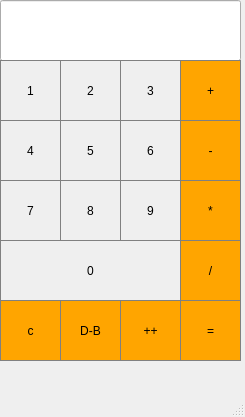
<?xml version="1.0" encoding="UTF-8"?>
<ui version="4.0">
 <class>Caclculator</class>
 <widget class="QMainWindow" name="Caclculator">
  <property name="geometry">
   <rect>
    <x>0</x>
    <y>0</y>
    <width>245</width>
    <height>417</height>
   </rect>
  </property>
  <property name="sizeIncrement">
   <size>
    <width>200</width>
    <height>202</height>
   </size>
  </property>
  <property name="windowTitle">
   <string>Caclculator</string>
  </property>
  <widget class="QWidget" name="centralwidget">
   <widget class="QLineEdit" name="lineEdit">
    <property name="geometry">
     <rect>
      <x>0</x>
      <y>0</y>
      <width>241</width>
      <height>61</height>
     </rect>
    </property>
   </widget>
   <widget class="QPushButton" name="plus">
    <property name="geometry">
     <rect>
      <x>180</x>
      <y>60</y>
      <width>61</width>
      <height>61</height>
     </rect>
    </property>
    <property name="sizeIncrement">
     <size>
      <width>50</width>
      <height>50</height>
     </size>
    </property>
    <property name="styleSheet">
     <string notr="true">QPushButton {
  background-color: rgb(255, 165, 0);
  border: 1px solid gray;
}
QPushButton:pressed {
    background-color: qlineargradient(x1: 0, y1: 0, x2: 0, y2: 1,
                                      stop: 0 #BEBEBE, stop: 1 #D7D7D7);
}</string>
    </property>
    <property name="text">
     <string>+</string>
    </property>
   </widget>
   <widget class="QPushButton" name="minus">
    <property name="geometry">
     <rect>
      <x>180</x>
      <y>120</y>
      <width>61</width>
      <height>61</height>
     </rect>
    </property>
    <property name="styleSheet">
     <string notr="true">QPushButton {
  background-color: rgb(255, 165, 0);
  border: 1px solid gray;
}
QPushButton:pressed {
    background-color: qlineargradient(x1: 0, y1: 0, x2: 0, y2: 1,
                                      stop: 0 #BEBEBE, stop: 1 #D7D7D7);
}</string>
    </property>
    <property name="text">
     <string>-</string>
    </property>
   </widget>
   <widget class="QPushButton" name="multi">
    <property name="geometry">
     <rect>
      <x>180</x>
      <y>180</y>
      <width>61</width>
      <height>61</height>
     </rect>
    </property>
    <property name="styleSheet">
     <string notr="true">QPushButton {
  background-color: rgb(255, 165, 0);
  border: 1px solid gray;
}
QPushButton:pressed {
    background-color: qlineargradient(x1: 0, y1: 0, x2: 0, y2: 1,
                                      stop: 0 #BEBEBE, stop: 1 #D7D7D7);
}</string>
    </property>
    <property name="text">
     <string>*</string>
    </property>
   </widget>
   <widget class="QPushButton" name="div">
    <property name="geometry">
     <rect>
      <x>180</x>
      <y>240</y>
      <width>61</width>
      <height>61</height>
     </rect>
    </property>
    <property name="styleSheet">
     <string notr="true">QPushButton {
  background-color: rgb(255, 165, 0);
  border: 1px solid gray;
}
QPushButton:pressed {
    background-color: qlineargradient(x1: 0, y1: 0, x2: 0, y2: 1,
                                      stop: 0 #BEBEBE, stop: 1 #D7D7D7);
}</string>
    </property>
    <property name="text">
     <string>/</string>
    </property>
   </widget>
   <widget class="QPushButton" name="three">
    <property name="geometry">
     <rect>
      <x>120</x>
      <y>60</y>
      <width>61</width>
      <height>61</height>
     </rect>
    </property>
    <property name="styleSheet">
     <string notr="true">QPushButton {
   border: 1px solid gray;
}
QPushButton:pressed {
    background-color: qlineargradient(x1: 0, y1: 0, x2: 0, y2: 1,
                                      stop: 0 #dadbde, stop: 1 #f6f7fa);
}</string>
    </property>
    <property name="text">
     <string>3</string>
    </property>
   </widget>
   <widget class="QPushButton" name="six">
    <property name="geometry">
     <rect>
      <x>120</x>
      <y>120</y>
      <width>61</width>
      <height>61</height>
     </rect>
    </property>
    <property name="styleSheet">
     <string notr="true">QPushButton {
   border: 1px solid gray;
}
QPushButton:pressed {
    background-color: qlineargradient(x1: 0, y1: 0, x2: 0, y2: 1,
                                      stop: 0 #dadbde, stop: 1 #f6f7fa);
}</string>
    </property>
    <property name="text">
     <string>6</string>
    </property>
   </widget>
   <widget class="QPushButton" name="nine">
    <property name="geometry">
     <rect>
      <x>120</x>
      <y>180</y>
      <width>61</width>
      <height>61</height>
     </rect>
    </property>
    <property name="styleSheet">
     <string notr="true">QPushButton {
   border: 1px solid gray;
}
QPushButton:pressed {
    background-color: qlineargradient(x1: 0, y1: 0, x2: 0, y2: 1,
                                      stop: 0 #dadbde, stop: 1 #f6f7fa);
}</string>
    </property>
    <property name="text">
     <string>9</string>
    </property>
   </widget>
   <widget class="QPushButton" name="equal">
    <property name="geometry">
     <rect>
      <x>180</x>
      <y>300</y>
      <width>61</width>
      <height>61</height>
     </rect>
    </property>
    <property name="styleSheet">
     <string notr="true">QPushButton {
  background-color: rgb(255, 165, 0);
  border: 1px solid gray;
}
QPushButton:pressed {
    background-color: qlineargradient(x1: 0, y1: 0, x2: 0, y2: 1,
                                      stop: 0 #BEBEBE, stop: 1 #D7D7D7);
}</string>
    </property>
    <property name="text">
     <string>=</string>
    </property>
   </widget>
   <widget class="QPushButton" name="two">
    <property name="geometry">
     <rect>
      <x>60</x>
      <y>60</y>
      <width>61</width>
      <height>61</height>
     </rect>
    </property>
    <property name="styleSheet">
     <string notr="true">QPushButton {
   border: 1px solid gray;
}
QPushButton:pressed {
    background-color: qlineargradient(x1: 0, y1: 0, x2: 0, y2: 1,
                                      stop: 0 #dadbde, stop: 1 #f6f7fa);
}</string>
    </property>
    <property name="text">
     <string>2</string>
    </property>
   </widget>
   <widget class="QPushButton" name="five">
    <property name="geometry">
     <rect>
      <x>60</x>
      <y>120</y>
      <width>61</width>
      <height>61</height>
     </rect>
    </property>
    <property name="styleSheet">
     <string notr="true">QPushButton {
   border: 1px solid gray;
}
QPushButton:pressed {
    background-color: qlineargradient(x1: 0, y1: 0, x2: 0, y2: 1,
                                      stop: 0 #dadbde, stop: 1 #f6f7fa);
}</string>
    </property>
    <property name="text">
     <string>5</string>
    </property>
   </widget>
   <widget class="QPushButton" name="eight">
    <property name="geometry">
     <rect>
      <x>60</x>
      <y>180</y>
      <width>61</width>
      <height>61</height>
     </rect>
    </property>
    <property name="styleSheet">
     <string notr="true">QPushButton {
   border: 1px solid gray;
}
QPushButton:pressed {
    background-color: qlineargradient(x1: 0, y1: 0, x2: 0, y2: 1,
                                      stop: 0 #dadbde, stop: 1 #f6f7fa);
}</string>
    </property>
    <property name="text">
     <string>8</string>
    </property>
   </widget>
   <widget class="QPushButton" name="zero">
    <property name="geometry">
     <rect>
      <x>0</x>
      <y>240</y>
      <width>181</width>
      <height>61</height>
     </rect>
    </property>
    <property name="styleSheet">
     <string notr="true">QPushButton {
   border: 1px solid gray;
}
QPushButton:pressed {
    background-color: qlineargradient(x1: 0, y1: 0, x2: 0, y2: 1,
                                      stop: 0 #dadbde, stop: 1 #f6f7fa);
}</string>
    </property>
    <property name="text">
     <string>0</string>
    </property>
   </widget>
   <widget class="QPushButton" name="one">
    <property name="geometry">
     <rect>
      <x>0</x>
      <y>60</y>
      <width>61</width>
      <height>61</height>
     </rect>
    </property>
    <property name="styleSheet">
     <string notr="true">QPushButton {
   border: 1px solid gray;
}
QPushButton:pressed {
    background-color: qlineargradient(x1: 0, y1: 0, x2: 0, y2: 1,
                                      stop: 0 #dadbde, stop: 1 #f6f7fa);
}</string>
    </property>
    <property name="text">
     <string>1</string>
    </property>
   </widget>
   <widget class="QPushButton" name="four">
    <property name="geometry">
     <rect>
      <x>0</x>
      <y>120</y>
      <width>61</width>
      <height>61</height>
     </rect>
    </property>
    <property name="styleSheet">
     <string notr="true">QPushButton {
   border: 1px solid gray;
}
QPushButton:pressed {
    background-color: qlineargradient(x1: 0, y1: 0, x2: 0, y2: 1,
                                      stop: 0 #dadbde, stop: 1 #f6f7fa);
}</string>
    </property>
    <property name="text">
     <string>4</string>
    </property>
   </widget>
   <widget class="QPushButton" name="seven">
    <property name="geometry">
     <rect>
      <x>0</x>
      <y>180</y>
      <width>61</width>
      <height>61</height>
     </rect>
    </property>
    <property name="styleSheet">
     <string notr="true">QPushButton {
   border: 1px solid gray;
}
QPushButton:pressed {
    background-color: qlineargradient(x1: 0, y1: 0, x2: 0, y2: 1,
                                      stop: 0 #dadbde, stop: 1 #f6f7fa);
}</string>
    </property>
    <property name="text">
     <string>7</string>
    </property>
   </widget>
   <widget class="QPushButton" name="conversion">
    <property name="geometry">
     <rect>
      <x>60</x>
      <y>300</y>
      <width>61</width>
      <height>61</height>
     </rect>
    </property>
    <property name="styleSheet">
     <string notr="true">QPushButton {
  background-color: rgb(255, 165, 0);
  border: 1px solid gray;
}
QPushButton:pressed {
    background-color: qlineargradient(x1: 0, y1: 0, x2: 0, y2: 1,
                                      stop: 0 #BEBEBE, stop: 1 #D7D7D7);
}</string>
    </property>
    <property name="text">
     <string>D-B</string>
    </property>
   </widget>
   <widget class="QPushButton" name="addbinary">
    <property name="geometry">
     <rect>
      <x>120</x>
      <y>300</y>
      <width>61</width>
      <height>61</height>
     </rect>
    </property>
    <property name="styleSheet">
     <string notr="true">QPushButton {
  background-color: rgb(255, 165, 0);
  border: 1px solid gray;
}
QPushButton:pressed {
    background-color: qlineargradient(x1: 0, y1: 0, x2: 0, y2: 1,
                                      stop: 0 #BEBEBE, stop: 1 #D7D7D7);
}</string>
    </property>
    <property name="text">
     <string>++</string>
    </property>
   </widget>
   <widget class="QPushButton" name="cleascreen">
    <property name="geometry">
     <rect>
      <x>0</x>
      <y>300</y>
      <width>61</width>
      <height>61</height>
     </rect>
    </property>
    <property name="styleSheet">
     <string notr="true">QPushButton {
  background-color: rgb(255, 165, 0);
  border: 1px solid gray;
}
QPushButton:pressed {
    background-color: qlineargradient(x1: 0, y1: 0, x2: 0, y2: 1,
                                      stop: 0 #BEBEBE, stop: 1 #D7D7D7);
}</string>
    </property>
    <property name="text">
     <string>c</string>
    </property>
   </widget>
  </widget>
  <widget class="QMenuBar" name="menubar">
   <property name="geometry">
    <rect>
     <x>0</x>
     <y>0</y>
     <width>245</width>
     <height>26</height>
    </rect>
   </property>
  </widget>
  <widget class="QStatusBar" name="statusbar"/>
 </widget>
 <resources/>
 <connections/>
</ui>
